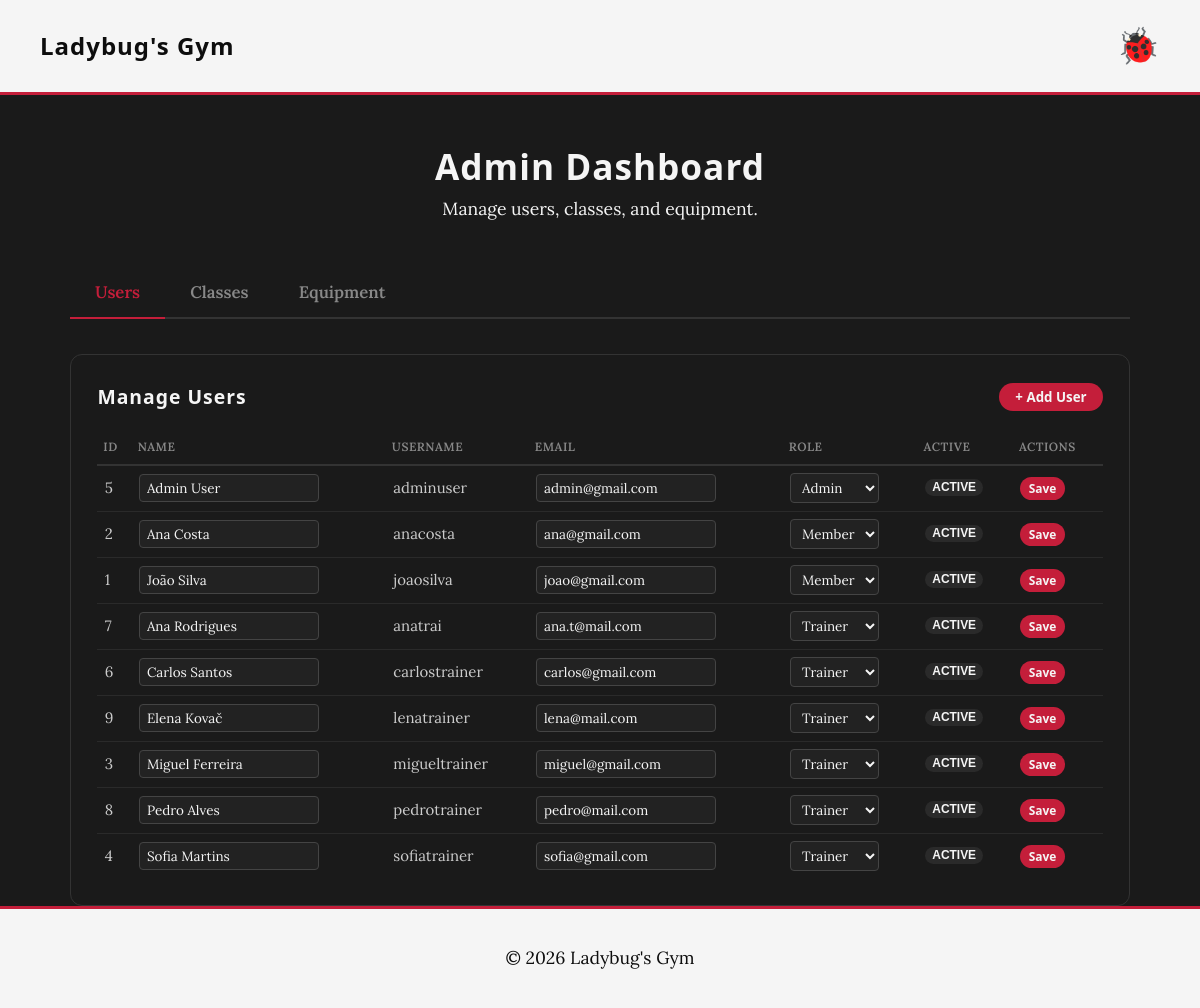
The page /pages/admin_dashboard.php (signed in) on the database its author committed.
### tables this page shows
CREATE TABLE users (
    id INTEGER PRIMARY KEY AUTOINCREMENT,
    username VARCHAR(50) UNIQUE NOT NULL,
    email VARCHAR(100) UNIQUE NOT NULL,
    password_hash TEXT NOT NULL,
    name TEXT NOT NULL,
    role TEXT CHECK(role IN ('member', 'trainer', 'admin')) NOT NULL DEFAULT 'member',
    profile_photo TEXT,
    active INTEGER NOT NULL DEFAULT 1 CHECK(active IN (0,1)),
    created_at TEXT DEFAULT CURRENT_TIMESTAMP,
    plan_id INTEGER REFERENCES plans(id) ON DELETE SET NULL
);

### database/user.class.php (called while the page is built, shortened)
<?php
class User {
    public static function getAllUsers(?PDO $db = null): array {
        $db = $db ?? getDatabaseConnection();
        $stmt = $db->query('
            SELECT u.id, u.username, u.email, u.name, u.role, u.active, u.profile_photo, u.created_at, p.name AS plan_name
            FROM users u
            LEFT JOIN plans p ON u.plan_id = p.id
            ORDER BY u.role ASC, u.name ASC
        ');
        return $stmt->fetchAll(PDO::FETCH_ASSOC);
    }
}
?>

### pages/admin_dashboard.php (the view, shortened to what this page needs)
<?php
require_once(__DIR__ . '/../templates/common.tpl.php');
require_once(__DIR__ . '/../database/user.class.php');
$db = getDatabaseConnection();
$tab = $_GET['tab'] ?? 'users';
$users = User::getAllUsers($db);
?>
<main class="container" style="padding-top: 1em;">
    <div class="page-header">
        <h2>Admin Dashboard</h2>
        <p>Manage users, classes, and equipment.</p>
    </div>
    <div class="admin-tabs">
        <a href="?tab=users" class="admin-tab <?= $tab === 'users' ? 'active' : '' ?>">Users</a>
        <a href="?tab=classes" class="admin-tab <?= $tab === 'classes' ? 'active' : '' ?>">Classes</a>
        <a href="?tab=equipment" class="admin-tab <?= $tab === 'equipment' ? 'active' : '' ?>">Equipment</a>
    </div>
    <?php if ($tab === 'users'): ?>
    <section class="admin-section">
        <div class="admin-section-header">
            <h3>Manage Users</h3>
            <button class="button button-small" onclick="this.nextElementSibling.style.display='block'">+ Add User</button>
        </div>
        <div class="admin-table-wrap">
            <table class="admin-table">
                <thead>
                    <tr>
                        <th>ID</th>
                        <th>Name</th>
                        <th>Username</th>
                        <th>Email</th>
                        <th>Role</th>
                        <th>Active</th>
                        <th>Actions</th>
                    </tr>
                </thead>
                <tbody>
                    <?php foreach ($users as $u): ?>
                    <tr>
                        <td><?= $u['id'] ?></td>
                        <td>
                            <form action="../actions/action_admin_users.php" method="post" class="inline-edit" style="display:inline">
                                <input type="text" name="name" value="<?= htmlspecialchars($u['name']) ?>" class="inline-input" required>
                        </td>
                        <td><?= htmlspecialchars($u['username']) ?></td>
                        <td>
                                <input type="email" name="email" value="<?= htmlspecialchars($u['email']) ?>" class="inline-input" required>
                        </td>
                        <td>
                            <form action="../actions/action_admin_users.php" method="post" style="display:inline">
                                <select name="role" onchange="this.form.submit()">
                                    <option value="member" <?= $u['role'] === 'member' ? 'selected' : '' ?>>Member</option>
                                    <option value="trainer" <?= $u['role'] === 'trainer' ? 'selected' : '' ?>>Trainer</option>
                                    <option value="admin" <?= $u['role'] === 'admin' ? 'selected' : '' ?>>Admin</option>
                                </select>
                            </form>
                        </td>
                        <td>
                            <form action="../actions/action_admin_users.php" method="post" style="display:inline">
                                <button class="badge badge-<?= $u['active'] ? 'active' : 'inactive' ?>"><?= $u['active'] ? 'Active' : 'Inactive' ?></button>
                            </form>
                        </td>
                        <td>
                                <button class="button button-small">Save</button>
                        </td>
                    </tr>
                    <?php endforeach; ?>
                </tbody>
            </table>
        </div>
    </section>
    <?php endif; ?>
</main>

### css/base.css (style rules this page uses)
:root { --ladybug-red: #c41e3a; --ladybug-dark-red: #8b0000; --ladybug-black: #0d0d0d; --ladybug-dark-gray: #2a2a2a; --ladybug-medium-gray: #3d3d3d; --ladybug-white: #f5f5f5; --ladybug-bg: #1a1a1a; --ladybug-gray: #888; --ladybug-light: #4a1a1a; --accent-deep-red: #a01830; --accent-maroon: #7a0e26; --font-heading: 'Treova', 'Segoe UI', Arial, sans-serif; --font-body: 'Lora', Georgia, serif; --font-accent: 'Treova', 'Segoe UI', sans-serif; --primary-green: var(--ladybug-gray); --accent-green: var(--ladybug-red); --light-green: var(--ladybug-light); --white: var(--ladybug-white); --gray: var(--ladybug-gray); --bg-color: var(--ladybug-bg); }
* { margin: 0; padding: 0; box-sizing: border-box; }
body { font-family: var(--font-body); line-height: 1.6; color: var(--ladybug-white); background-color: var(--bg-color); font-size: 1.1rem; }
h1, h2, h3, h4, h5, h6 { font-family: var(--font-heading); letter-spacing: 1px; color: var(--ladybug-white); }
a { text-decoration: none; color: var(--primary-green); transition: color 0.3s; }
section { padding: 4em 0; }

### css/components.css (style rules this page uses)
.button { font-family: var(--font-accent); display: inline-block; padding: 0.8em 2em; background-color: var(--ladybug-red); color: var(--ladybug-white); border-radius: 50px; font-weight: bold; text-align: center; border: none; cursor: pointer; transition: all 0.3s cubic-bezier(0.34, 1.56, 0.64, 1); position: relative; overflow: hidden; }
.button-small { padding: 0.4em 1.2em; }
.badge { display: inline-block; padding: 0.2em 0.8em; border-radius: 12px; font-size: 0.75em; font-weight: bold; text-transform: uppercase; margin-bottom: 0.5em; }

### css/layout.css (style rules this page uses)
.container { max-width: 1100px; margin: 0 auto; padding: 0 20px; width: 100%; }

### css/pages.css (style rules this page uses)
.page-header { text-align: center; margin-bottom: 2.5em; }
.page-header h2 { color: var(--primary-green); font-size: 2.2rem; }

### css/shared.css (style rules this page uses)
.page-header { text-align: center; margin-top: 1.5em; margin-bottom: 2.5em; }
.page-header h2 { color: var(--ladybug-white); font-size: 2.2rem; }
main.container { padding-top: 1em; }

### css/admin-dashboard.css (style rules this page uses)
.admin-tabs { display: flex; gap: 0; margin-bottom: 2em; border-bottom: 2px solid #333; }
.admin-tab { padding: 0.7em 1.5em; color: #888; text-decoration: none; font-weight: 600; font-size: 0.95em; border-bottom: 2px solid transparent; margin-bottom: -2px; transition: color 0.2s, border-color 0.2s; }
.admin-tab.active { color: var(--ladybug-red); border-bottom-color: var(--ladybug-red); }
.admin-section { background: #1a1a1a; border: 1px solid #333; border-radius: 12px; padding: 1.5em; }
.admin-section-header { display: flex; align-items: center; gap: 1em; margin-bottom: 1em; flex-wrap: wrap; }
.admin-section-header h3 { color: var(--ladybug-white); font-size: 1.1em; margin-right: auto; }
.admin-table-wrap { overflow-x: auto; }
.admin-table { width: 100%; border-collapse: collapse; font-size: 0.85em; }
.admin-table th { text-align: left; color: #888; font-weight: 600; padding: 0.6em 0.5em; border-bottom: 2px solid #333; text-transform: uppercase; letter-spacing: 0.5px; font-size: 0.8em; white-space: nowrap; }
.admin-table td { padding: 0.5em; color: #ccc; border-bottom: 1px solid #2a2a2a; vertical-align: middle; }
.admin-table tr:last-child td { border-bottom: none; }
.admin-table input[type="text"], .admin-table input[type="email"], .admin-table input[type="number"], .admin-table select { background: #222; border: 1px solid #444; border-radius: 4px; padding: 0.3em 0.5em; color: var(--ladybug-white); font-size: 0.9em; font-family: inherit; }
.inline-input { max-width: 180px; }
.admin-table .button-small { padding: 0.25em 0.7em; font-size: 0.8em; }
.badge { display: inline-block; padding: 0.15em 0.6em; border-radius: 10px; font-size: 0.8em; font-weight: 600; border: none; cursor: pointer; }
.badge-active { background: var(--ladybug-dark-gray); color: var(--ladybug-white); }

### rows shown on the page
users: id "5", name "Admin User", username "adminuser", email "admin@gmail.com", role "Admin", active "ACTIVE"
users: id "2", name "Ana Costa", username "anacosta", email "ana@gmail.com", role "Member", active "ACTIVE"
users: id "1", name "João Silva", username "joaosilva", email "joao@gmail.com", role "Member", active "ACTIVE"
users: id "7", name "Ana Rodrigues", username "anatrai", email "ana.t@mail.com", role "Trainer", active "ACTIVE"
users: id "6", name "Carlos Santos", username "carlostrainer", email "carlos@gmail.com", role "Trainer", active "ACTIVE"
users: id "9", name "Elena Kovač", username "lenatrainer", email "lena@mail.com", role "Trainer", active "ACTIVE"
users: id "3", name "Miguel Ferreira", username "migueltrainer", email "miguel@gmail.com", role "Trainer", active "ACTIVE"
users: id "8", name "Pedro Alves", username "pedrotrainer", email "pedro@mail.com", role "Trainer", active "ACTIVE"
users: id "4", name "Sofia Martins", username "sofiatrainer", email "sofia@gmail.com", role "Trainer", active "ACTIVE"
